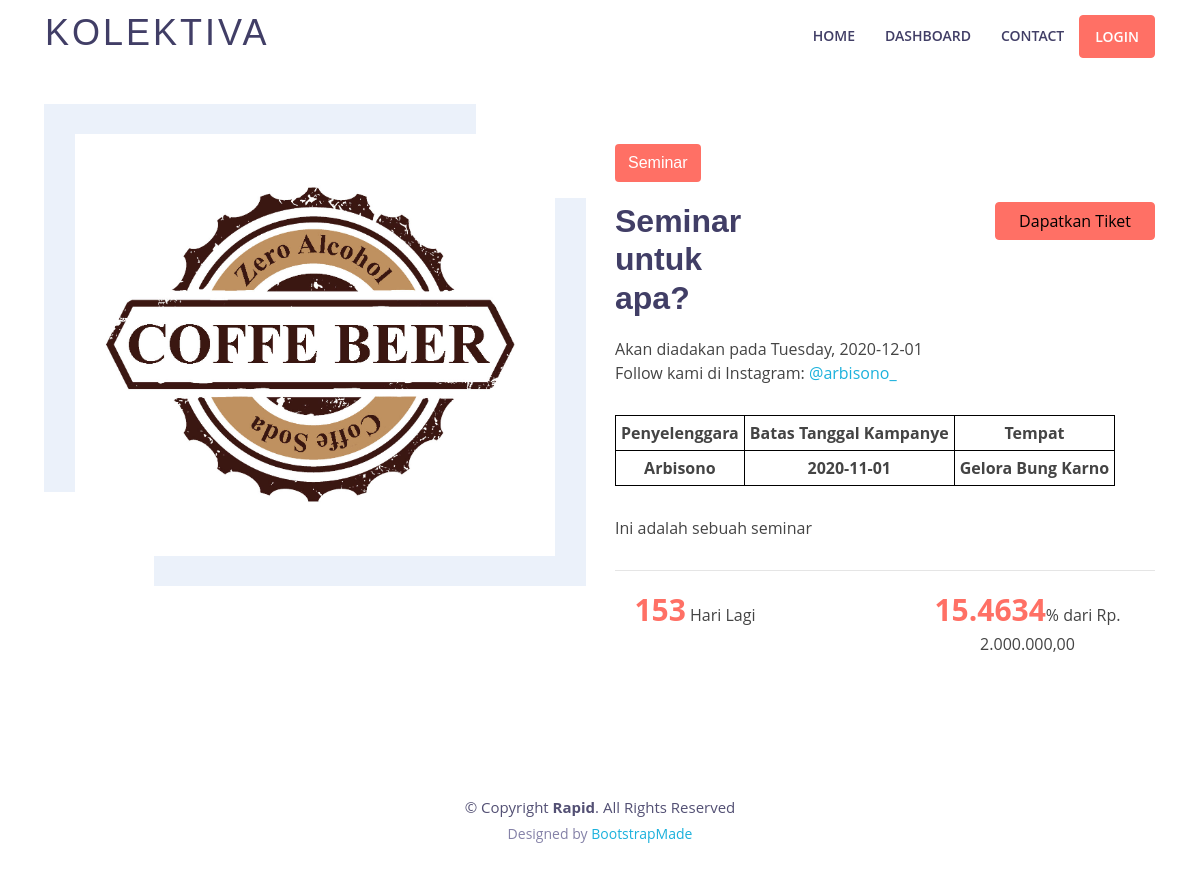
/CUser/contribute2/3, run on the app's committed database.
### tables this page shows
CREATE TABLE `campaign` (
  `id` int(11) NOT NULL,
  `id_user` int(11) DEFAULT NULL,
  `category` text DEFAULT NULL,
  `eventName` text DEFAULT NULL,
  `eventDate` date DEFAULT NULL,
  `price` int(11) DEFAULT NULL,
  `image` text DEFAULT NULL,
  `imageKtp` varchar(50) DEFAULT NULL,
  `proposal` varchar(50) DEFAULT NULL,
  `instagram` text DEFAULT NULL,
  `campaigner` text DEFAULT NULL,
  `alamat_penyelenggara` varchar(255) DEFAULT NULL,
  `dueDate` date DEFAULT NULL,
  `venue` text DEFAULT NULL,
  `target` int(11) DEFAULT NULL,
  `detail` text DEFAULT NULL,
  `percentage` float DEFAULT NULL,
  `approval` int(11) DEFAULT NULL,
  `gift` int(11) DEFAULT NULL
);

### application/models/MUser.php (called while the page is built, shortened)
<?php
class MUser extends CI_Model {
    public function __construct()
    {
		$this->load->library('veritrans');
		$this->load->helper('url');
    }
    public function contribute2($id){
        $query = "SELECT *, (SELECT (SUM(total_price_transaction_gift) * 100)/ (SELECT campaign.target from campaign WHERE campaign.id = ".$id.") FROM transaction_gift WHERE id_campaign_transaction_gift=".$id.") as persentase FROM campaign where id='".$id."';";
        $query2 = "SELECT gift.image, gift.price, gift.package_name, gift.detail, gift.gift_stock, gift.id, campaign.eventDate, campaign.eventName, campaign.venue from gift JOIN
        campaign ON campaign.id = gift.id_campaign
        WHERE gift.id_campaign = '".$id."';";
        $data['content'] = $this->db->query($query);
        $data['content2'] = $this->db->query($query2);
        $this->load->view('contribute2', $data);
    }
}
?>

### application/controllers/CUser.php (called while the page is built, shortened)
<?php
class CUser extends CI_Controller
{
    public function contribute2($id)
	{
            $this->MUser->contribute2($id);
    }
}

### index.php (called while the page is built, shortened)
<?php
require_once BASEPATH.'core/CodeIgniter.php';

### application/views/convertRupiahs.php (called while the page is built)
<?php
function rupiah($angka){
	$hasil_rupiah = "Rp. " . number_format($angka,2,',','.');
	return $hasil_rupiah;
}
?>

### application/views/contribute2.php (the view, shortened to what this page needs)
<!DOCTYPE html>
<html lang="en">
<head>
  <link href=<?php echo base_url('assets/lib/bootstrap/css/bootstrap.min.css')?> rel="stylesheet">
  <link href=<?php echo base_url('assets/lib/font-awesome/css/font-awesome.min.css')?> rel="stylesheet">
  <link href=<?php echo base_url('assets/lib/animate/animate.min.css')?> rel="stylesheet">
  <link href=<?php echo base_url('assets/lib/ionicons/css/ionicons.min.css')?> rel="stylesheet">
  <link href=<?php echo base_url('assets/lib/owlcarousel/assets/owl.carousel.min.css')?> rel="stylesheet">
  <link href=<?php echo base_url('assets/lib/lightbox/css/lightbox.min.css')?> rel="stylesheet">
  <link href=<?php echo base_url('assets/css/style.css')?> rel="stylesheet">
  <?php require 'convertRupiahs.php' ?>
</head>
<body>
  <?php include 'topbar.php' ?>
  <main id="main">
    <section id="about">
      <div class="container">
        <div class="row">
          <?php foreach ($content->result_array() as $key): ?>
          <div class="col-lg-6 col-md-6">
            <div class="about-img">
              <img src='<?php echo base_url('assets/uploads/campaign/'.$key['image'])?>' alt="">
            </div>
          </div>
          <div class="col-lg-6 col-md-6">
            <div class="about-content">
              <h5 class="bg-text-red"><?php echo $key['category'] ?></h5>
              <div class="row">
                <div class="col-lg-4 col-4">
                  <h2><?php echo $key['eventName'] ?></h2>
                </div>
                <div class="col-lg-4 col-4">
                </div>
                <?php $datetime1 = new DateTime("now");
                $datetime2 = new DateTime($key['dueDate']);
                $interval = $datetime1->diff($datetime2);?>
                <div class="col-lg-4 col-4">
                  <?php if ($interval->format('%R%a') < 0) {?>
                  <button disabled class="btn btn-primary btn-user btn-block">
                    <a style="color: black;">Too Late</a></button>
                  <?php } else{?>
                  <?php if(isset($_SESSION['login']) && $_SESSION['fullName']){?>
                    <button class="btn btn-primary btn-user btn-block">
                    <a href="#" data-toggle="modal" data-target="#getTicket2" style="color: black;"
                      data-packagename='Harap Dijawab <?php echo $key['eventName'] ?>' data-price2=<?php echo $key['price']?>
                      data-gift=<?php echo $key['id'] ?> data-date='<?php echo $key['eventDate'] ?>' data-venue='<?php echo $key['venue'] ?>'>Dapatkan
                      Tiket</a>
                  </button>
                  <?php } else{?>
                    <button class="btn btn-primary btn-user btn-block">
                    <a href="#" data-toggle="modal" style="color: black;" data-target="#sorryModal">Dapatkan Tiket</a>
                  </button>
                  <?php } ?>
                  <?php } ?>
                </div>
              </div>
              <p>Akan diadakan pada <?php echo DateTime::createFromFormat('Y-m-d', $key['eventDate'])->format('l'); ?>,
                <?php echo $key['eventDate'] ?><br>Follow kami di Instagram:
                <a href="https://www.instagram.com/<?php echo $key['instagram'] ?>"
                  target="_blank">@<?php echo $key['instagram'] ?></a></p>
              <table>
                <tr>
                  <th>Penyelenggara</th>
                  <th>Batas Tanggal Kampanye</th>
                  <th>Tempat</th>
                </tr>
                <tr>
                  <th><?php echo $key['campaigner'] ?></th>
                  <th><?php echo $key['dueDate'] ?></th>
                  <th><?php echo $key['venue'] ?></th>
                </tr>
              </table>
              <p>
                <p><?php echo $key['detail'] ?></p>
              </p>
              <hr>
              <?php $datetime1 = new DateTime("now");
                $datetime2 = new DateTime($key['dueDate']);
                $interval = $datetime1->diff($datetime2);?>
              <div class="row counters">
                <div class="col-lg-4 col-4 text-center">
                  <?php if ($interval->format('%R%a') < 0) {?>
                  <p><span style="color: #FF7065;font-size: 30px;font-weight:bold">
                      Selesai</p>
                  <?php } else{?>
                  <p><span style="color: #FF7065;font-size: 30px;font-weight:bold"
                      data-toggle="counter-up"><?php echo $interval->format('%R%a') ?></span>
                    Hari Lagi</p>
                  <?php } ?>
                </div>
                <div class="col-lg-2 col-2 text-center">
                </div>
                <div class="col-lg-6 col-6 text-center">
                  <p><span style="color: #FF7065;font-size: 30px;font-weight:bold"
                      data-toggle="counter-up"><?php echo $key['persentase'] ?></span>%
                    dari <?php echo rupiah($key['target']) ?>
                </div>
              </div>
            </div>
          </div>
          <?php endforeach ?>
        </div>
      </div>
    </section>
    <section id="footer">
      <div class="container">
        <div class="copyright">
          &copy; Copyright <strong>Rapid</strong>. All Rights Reserved
        </div>
        <div class="credits">
          Designed by <a href="https://bootstrapmade.com/">BootstrapMade</a>
        </div>
      </div>
    </section>
    <?php include 'login.php' ?>
    <?php include 'get_a_ticket.php' ?>
    <?php include 'pick_this.php' ?>
    <?php include 'pick_no_package.php' ?>
</body>
</html>

### assets/css/style.css (style rules this page uses)
body { background: #fff; color: #444; font-family: "Open Sans", sans-serif; }
a { color: #1bb1dc; transition: 0.5s; }
p { padding: 0; margin: 0 0 30px 0; }
h1, h2, h3, h4, h5, h6 { font-family: "Montserrat", sans-serif; font-weight: 400; margin: 0 0 20px 0; padding: 0; }
#about { padding: 80px 0; }
#about .about-content { padding-top: 40px; }
#about .about-content h2 { color: #413e66; font-family: "Montserrat", sans-serif; font-weight: 700; }
#about .about-img { position: relative; margin: 30px 30px 30px 30px; }
#about .about-img img { width: 100%; border: 8px solid #fff; transition: .5s; }
#about .about-img::before { position: absolute; left: -31px; top: -30px; width: 90%; height: 92%; z-index: -1; content: ''; background-color: #ebf1fa; transition: .5s; }
#about .about-img::after { position: absolute; right: -31px; bottom: -30px; width: 90%; height: 92%; z-index: -1; content: ''; background-color: #ebf1fa; transition: .5s; }
#footer { padding: 0 0 30px 0; font-size: 14px; background: #fff; }
#footer .copyright { text-align: center; padding-top: 30px; color: #535074; font-size: 15px; }
#footer .credits { text-align: center; font-size: 14px; padding-top: 4px; color: #8582a8; }
#footer .credits a { color: #1bb1dc; }

### application/views/contribute2.php (style rules this page uses)
table, th, td { border: 1px solid black; padding: 5px; text-align: center; }

### data on the page
campaign: image (picture), category "Seminar", eventName "Seminar untuk apa?", shows "Dapatkan Tiket", eventDate "Tuesday", eventDate "2020-12-01", instagram "arbisono_", campaigner "Arbisono", dueDate "2020-11-01", venue "Gelora Bung Karno", detail "Ini adalah sebuah seminar", dueDate "153", persentase "15.4634", target "Rp. 2.000.000,00"
